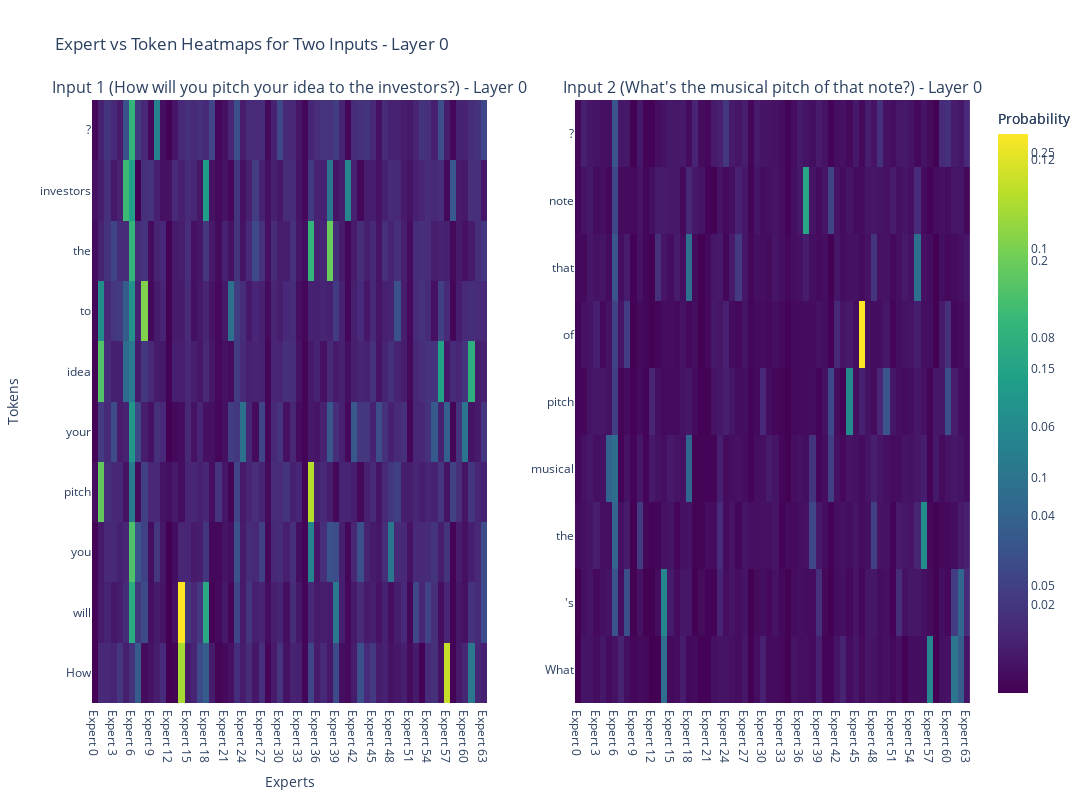

The cell this chart's notebook holds for it:
### Markdown cell above
### for plotting

### Code cell
def create_heatmap(probabilities, tokens, title, layer_num):
    return go.Heatmap(
        z=probabilities,
        x=[f'Expert {i}' for i in range(probabilities.shape[1])],
        y=tokens,
        colorscale='Viridis',
        colorbar=dict(title='Probability'),
        hovertemplate='Token: %{y}<br>Expert: %{x}<br>Probability: %{z:.4f}<extra></extra>'
    )

# Convert router logits to probabilities for both inputs
probabilities_1 = F.softmax(last_layer_router_logits, dim=-1).cpu().numpy()
probabilities_2 = F.softmax(last_layer_router_logits_2, dim=-1).cpu().numpy()

# Create lists of tokens for both inputs
tokens_1 = [tokenizer.decode([token_id]) for token_id in tokenizer.encode(input_text, return_tensors="pt")[0]]
tokens_2 = [tokenizer.decode([token_id]) for token_id in tokenizer.encode(input_text_2, return_tensors="pt")[0]]

# Create DataFrames for the heatmaps
df_1 = pd.DataFrame(probabilities_1, index=tokens_1)
df_2 = pd.DataFrame(probabilities_2, index=tokens_2)

# Create subplots
fig = make_subplots(rows=1, cols=2, subplot_titles=(f'Input 1 ({input_text}) - Layer {layer_num}', f'Input 2 ({input_text_2}) - Layer {layer_num}'))

# Add heatmaps to subplots
fig.add_trace(create_heatmap(probabilities_1, tokens_1, f'Input 1 - Layer {layer_num}', layer_num), row=1, col=1)
fig.add_trace(create_heatmap(probabilities_2, tokens_2, f'Input 2 - Layer {layer_num}', layer_num), row=1, col=2)

# Update layout
fig.update_layout(
    title=f'Expert vs Token Heatmaps for Two Inputs - Layer {layer_num}',
    xaxis_title='Experts',
    yaxis_title='Tokens',
    width=2000,
    height=800,
)

# Show the plot
fig.show()

# Save the plot as an HTML file (optional)
fig.write_html(f"expert_token_heatmaps_comparison_layer_{layer_num}.html")

### Figure 1 — Plotly figure (JSON) as saved in the notebook; plotly's stock layout.template omitted (floating-point values rounded to 4 significant figures; data arrays with more than 128 entries replaced by an {"elided": "..."} marker saying what was removed)
{"data": [{"colorbar": {"title": {"text": "Probability"}}, "colorscale": [[0, "#440154"], [0.1111, "#482878"], [0.2222, "#3e4989"], [0.3333, "#31688e"], [0.4444, "#26828e"], [0.5556, "#1f9e89"], [0.6667, "#35b779"], [0.7778, "#6ece58"], [0.8889, "#b5de2b"], [1, "#fde725"]], "hovertemplate": "Token: %{y}<br>Expert: %{x}<br>Probability: %{z:.4f}<extra></extra>", "type": "heatmap", "x": ["Expert 0", "Expert 1", "Expert 2", "Expert 3", "Expert 4", "Expert 5", "Expert 6", "Expert 7", "Expert 8", "Expert 9", "Expert 10", "Expert 11", "Expert 12", "Expert 13", "Expert 14", "Expert 15", "Expert 16", "Expert 17", "Expert 18", "Expert 19", "Expert 20", "Expert 21", "Expert 22", "Expert 23", "Expert 24", "Expert 25", "Expert 26", "Expert 27", "Expert 28", "Expert 29", "Expert 30", "Expert 31", "Expert 32", "Expert 33", "Expert 34", "Expert 35", "Expert 36", "Expert 37", "Expert 38", "Expert 39", "Expert 40", "Expert 41", "Expert 42", "Expert 43", "Expert 44", "Expert 45", "Expert 46", "Expert 47", "Expert 48", "Expert 49", "Expert 50", "Expert 51", "Expert 52", "Expert 53", "Expert 54", "Expert 55", "Expert 56", "Expert 57", "Expert 58", "Expert 59", "Expert 60", "Expert 61", "Expert 62", "Expert 63"], "xaxis": "x", "y": ["How", " will", " you", " pitch", " your", " idea", " to", " the", " investors", "?"], "yaxis": "y", "z": {"elided": "10x64 float values"}}, {"colorbar": {"title": {"text": "Probability"}}, "colorscale": [[0, "#440154"], [0.1111, "#482878"], [0.2222, "#3e4989"], [0.3333, "#31688e"], [0.4444, "#26828e"], [0.5556, "#1f9e89"], [0.6667, "#35b779"], [0.7778, "#6ece58"], [0.8889, "#b5de2b"], [1, "#fde725"]], "hovertemplate": "Token: %{y}<br>Expert: %{x}<br>Probability: %{z:.4f}<extra></extra>", "type": "heatmap", "x": ["Expert 0", "Expert 1", "Expert 2", "Expert 3", "Expert 4", "Expert 5", "Expert 6", "Expert 7", "Expert 8", "Expert 9", "Expert 10", "Expert 11", "Expert 12", "Expert 13", "Expert 14", "Expert 15", "Expert 16", "Expert 17", "Expert 18", "Expert 19", "Expert 20", "Expert 21", "Expert 22", "Expert 23", "Expert 24", "Expert 25", "Expert 26", "Expert 27", "Expert 28", "Expert 29", "Expert 30", "Expert 31", "Expert 32", "Expert 33", "Expert 34", "Expert 35", "Expert 36", "Expert 37", "Expert 38", "Expert 39", "Expert 40", "Expert 41", "Expert 42", "Expert 43", "Expert 44", "Expert 45", "Expert 46", "Expert 47", "Expert 48", "Expert 49", "Expert 50", "Expert 51", "Expert 52", "Expert 53", "Expert 54", "Expert 55", "Expert 56", "Expert 57", "Expert 58", "Expert 59", "Expert 60", "Expert 61", "Expert 62", "Expert 63"], "xaxis": "x2", "y": ["What", "'s", " the", " musical", " pitch", " of", " that", " note", "?"], "yaxis": "y2", "z": {"elided": "9x64 float values"}}], "layout": {"annotations": [{"font": {"size": 16}, "showarrow": false, "text": "Input 1 (How will you pitch your idea to the investors?) - Layer 0", "x": 0.225, "xanchor": "center", "xref": "paper", "y": 1, "yanchor": "bottom", "yref": "paper"}, {"font": {"size": 16}, "showarrow": false, "text": "Input 2 (What's the musical pitch of that note?) - Layer 0", "x": 0.775, "xanchor": "center", "xref": "paper", "y": 1, "yanchor": "bottom", "yref": "paper"}], "height": 800, "title": {"text": "Expert vs Token Heatmaps for Two Inputs - Layer 0"}, "width": 2000, "xaxis": {"anchor": "y", "domain": [0, 0.45], "title": {"text": "Experts"}}, "xaxis2": {"anchor": "y2", "domain": [0.55, 1]}, "yaxis": {"anchor": "x", "domain": [0, 1], "title": {"text": "Tokens"}}, "yaxis2": {"anchor": "x2", "domain": [0, 1]}}}
